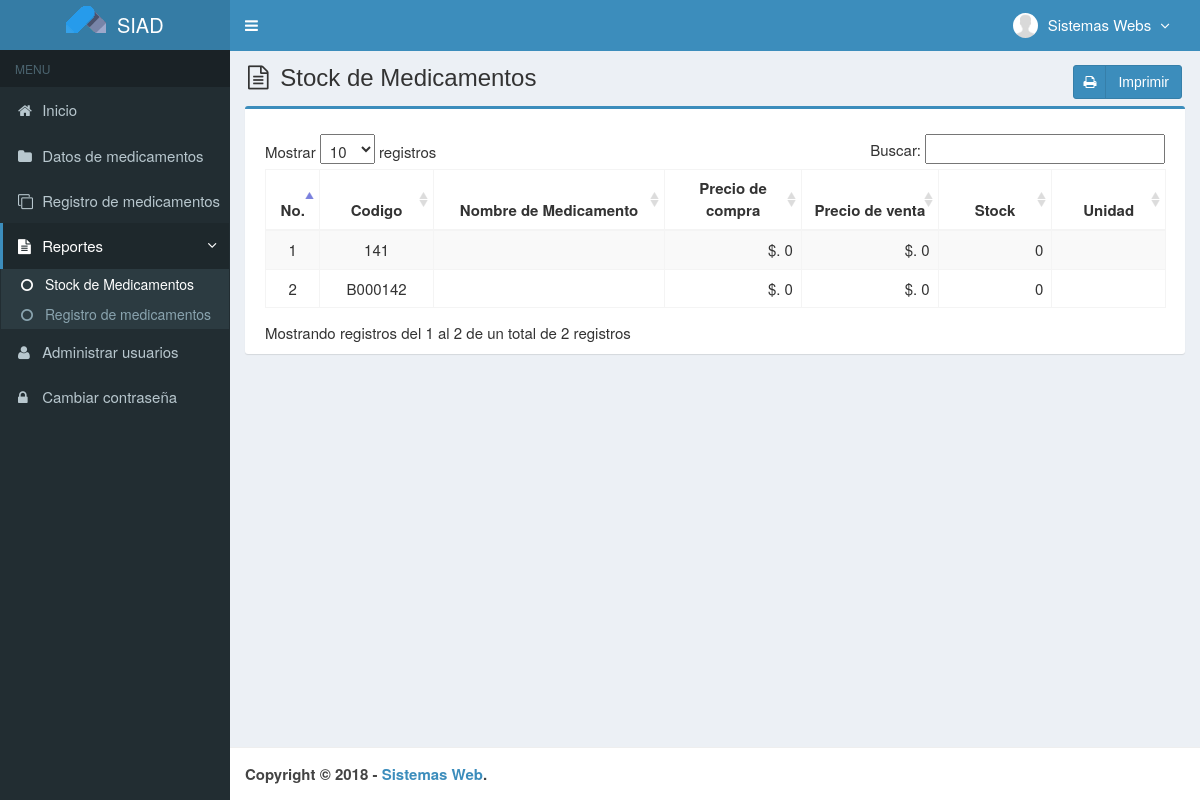
/main.php?module=stock_inventory (signed in), run on an earlier commit of the app's database.
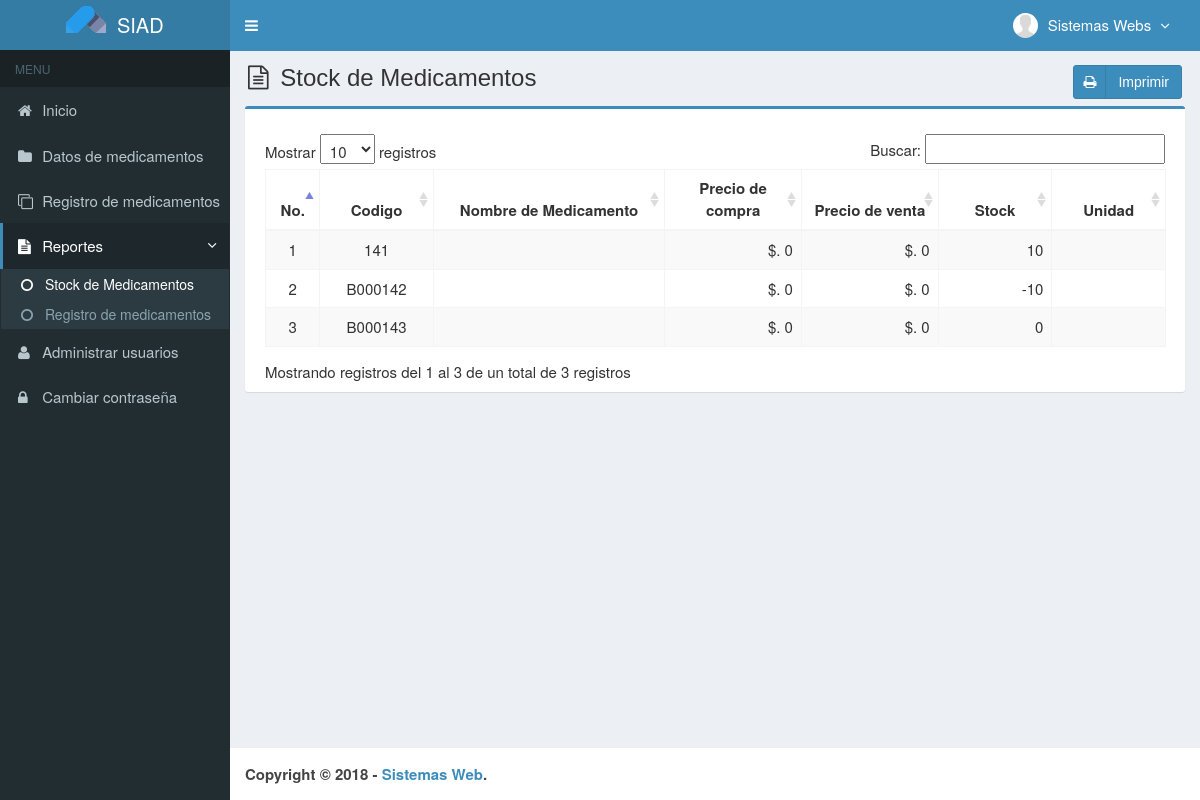
And on a later commit of the database.
### tables this page shows
CREATE TABLE `medicamentos` (
  `codigo` varchar(7) NOT NULL,
  `nombre` varchar(50) NOT NULL,
  `precio_compra` int(11) NOT NULL,
  `precio_venta` int(11) NOT NULL,
  `unidad` varchar(20) NOT NULL,
  `stock` int(11) NOT NULL,
  `created_user` int(3) NOT NULL,
  `created_date` timestamp NOT NULL DEFAULT CURRENT_TIMESTAMP,
  `updated_user` int(3) NOT NULL,
  `updated_date` timestamp NOT NULL DEFAULT CURRENT_TIMESTAMP ON UPDATE CURRENT_TIMESTAMP,
  `p_nombre` varchar(50) NOT NULL,
  `cedula` int(10) NOT NULL,
  `credencial` int(20) NOT NULL,
  `p_apellido` varchar(50) NOT NULL,
  `fec_nac` varchar(50) NOT NULL,
  `edad` int(3) NOT NULL,
  `s_nombre` varchar(50) NOT NULL,
  `s_apellido` varchar(50) NOT NULL,
  `rif` int(15) NOT NULL,
  `genero` int(11) NOT NULL,
  `tel_cel` int(11) NOT NULL,
  `tel_hab` int(11) NOT NULL,
  `tel_emerg` int(11) NOT NULL,
  `municipio` varchar(50) NOT NULL,
  `calle` varchar(50) NOT NULL,
  `casa` varchar(50) NOT NULL,
  `parroquia` varchar(50) NOT NULL,
  `estado` varchar(50) NOT NULL,
  `ciudad` varchar(50) NOT NULL,
  `avenida` varchar(50) NOT NULL,
  `codigo_cp` int(20) NOT NULL,
  `serial_cp` int(20) NOT NULL,
  `estado_c` varchar(50) NOT NULL,
  `lugar_nac` varchar(50) NOT NULL,
  `correo_e` varchar(50) NOT NULL,
  `grado_inst` varchar(50) NOT NULL
);

### config/fungsi_rupiah.php (called while the page is built, shortened)
<?php
function format_rupiah($angka){
  $rupiah=number_format($angka,0,',','.');
  return $rupiah;
}
?>

### modules/stock_inventory/view.php (the view)
<section class="content-header">
  <h1>
    <i class="fa fa-file-text-o icon-title"></i> Stock de Medicamentos
    <a class="btn btn-primary btn-social pull-right" href="modules/stock_inventory/print.php" target="_blank">
      <i class="fa fa-print"></i> Imprimir
    </a>
  </h1>
</section>
<section class="content">
  <div class="row">
    <div class="col-md-12">
      <div class="box box-primary">
        <div class="box-body">
          <table id="dataTables1" class="table table-bordered table-striped table-hover">
            <thead>
              <tr>
                <th class="center">No.</th>
                <th class="center">Codigo</th>
                <th class="center">Nombre de Medicamento</th>
                <th class="center">Precio de compra</th>
                <th class="center">Precio de venta</th>
                <th class="center">Stock</th>
                <th class="center">Unidad</th>
              </tr>
            </thead>
            <tbody>
            <?php
            $no = 1;
            $query = mysqli_query($mysqli, "SELECT codigo,nombre,precio_compra,precio_venta,unidad,stock FROM medicamentos ORDER BY nombre ASC")
                                            or die('Error: '.mysqli_error($mysqli));
            while ($data = mysqli_fetch_assoc($query)) {
              $precio_compra = format_rupiah($data['precio_compra']);
              $precio_venta = format_rupiah($data['precio_venta']);
              echo "<tr>
                      <td width='30' class='center'>$no</td>
                      <td width='80' class='center'>$data[codigo]</td>
                      <td width='180'>$data[nombre]</td>
                      <td width='100' align='right'>$. $precio_compra</td>
                      <td width='100' align='right'>$. $precio_venta</td>
                      <td width='80' align='right'>$data[stock]</td>
                      <td width='80' class='center'>$data[unidad]</td>
                    </tr>";
              $no++;
            }
            ?>
            </tbody>
          </table>
        </div>
      </div>
    </div>
  </div>
</section><!-- /.content

What changed in the data, as far as the page shows it:
changed medicamentos id 141: stock "0" → "10"
changed medicamentos "B000142": stock "0" → "-10"
added medicamentos: codigo "B000143", precio_compra "0", precio_venta "0", stock "0"
Also different on the page:
text written by a page script: "Mostrar registros Buscar: Mostrando registros del 1 al 2 de un total de 2 registros" → "Mostrar registros Buscar: Mostrando registros del 1 al 3 de un total de 3 registros"
